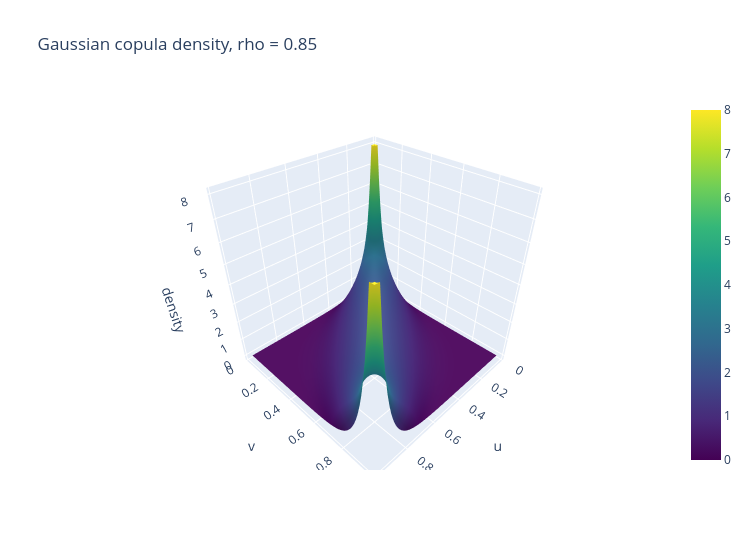

Notebook code cell kept with this figure:
### Markdown cell above
### 8.3 Interactive Plotly version of the Gaussian copula density (rho = 0.85)

### Code cell
fig = go.Figure(go.Surface(x=grid, y=grid, z=np.minimum(gaussian_copula_density(U, V, 0.85), 8), colorscale="Viridis"))
fig.update_layout(title="Gaussian copula density, rho = 0.85", width=750, height=550, scene=dict(xaxis_title="u", yaxis_title="v", zaxis_title="density"))
fig.show()
